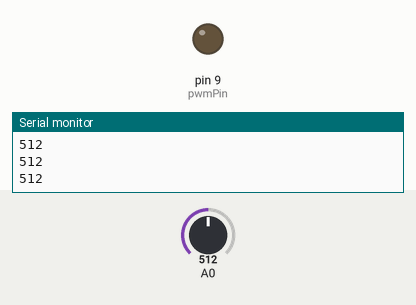
The sketch below on a simulated Arduino Uno, built with avr-gcc and run on an emulated ATmega328P. Shown: output pins drawn as LEDs (lit = HIGH), the last lines printed to the serial monitor. The inputs (shaded band) are chosen by the test bench; at power-on: A0 = 512.

Above: at 1.2 s.
1.3 s: A0 set to 716
At 2.5 s:
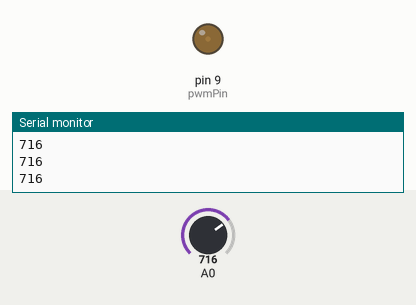
2.8 s: A0 set to 900
At 3.9 s:
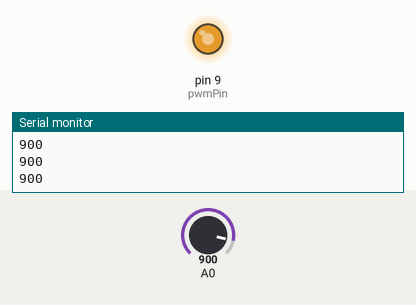
Timing chart, 0 to 5.8 s (numbered marks = the images above; inputs shaded):
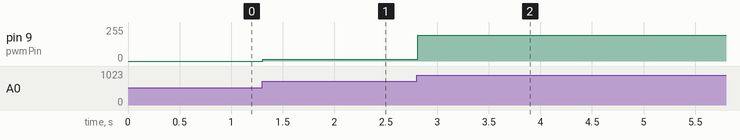

The sketch:

______.ino
```cpp
// C++ code
//
int sensorValue=0;
int ledDimming=0;
int pwmPin=9;

void setup()
{
  //pinMode(A0, OUTPUT);
  Serial.begin(9600);

  pinMode(pwmPin,OUTPUT);
}

void loop()
{
  sensorValue=analogRead(A0);
  Serial.println(sensorValue);
  ledDimming=map(sensorValue,700,930,0,225);
  if(ledDimming<0)ledDimming=0;
  analogWrite(pwmPin,ledDimming);

  delay(100);
}
```

Measured:
- after the input at 1.3 s, pin 9 (pwmPin): 0/255 → 15/255 at once
- after the input at 2.8 s, pin 9 (pwmPin): 15/255 → 195/255 at once
